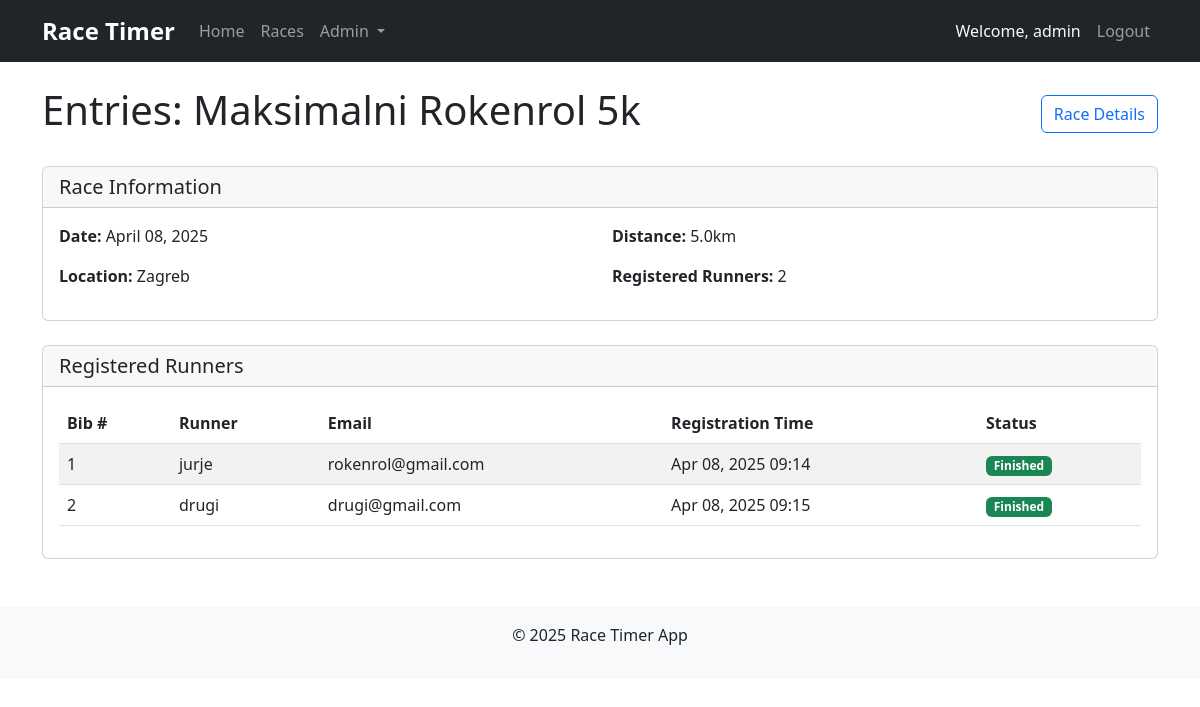
The page /admin/race/1/entries (signed in) on the database its author committed.
### models.py (models this page shows, shortened)
class User(db.Model, UserMixin):
    id = db.Column(db.Integer, primary_key=True)
    username = db.Column(db.String(80), unique=True, nullable=False)
    email = db.Column(db.String(120), unique=True, nullable=False)
    password_hash = db.Column(db.String(128))
    is_admin = db.Column(db.Boolean, default=False)
    created_at = db.Column(db.DateTime, default=datetime.utcnow)
    race_entries = db.relationship('RaceEntry', backref='runner', lazy=True)

class Race(db.Model):
    id = db.Column(db.Integer, primary_key=True)
    name = db.Column(db.String(100), nullable=False)
    description = db.Column(db.Text)
    location = db.Column(db.String(200))
    date = db.Column(db.Date, nullable=False)
    start_time = db.Column(db.Time)
    distance = db.Column(db.Float)  # in kilometers
    max_participants = db.Column(db.Integer)
    is_active = db.Column(db.Boolean, default=True)
    is_started = db.Column(db.Boolean, default=False)
    start_timestamp = db.Column(db.DateTime)
    created_at = db.Column(db.DateTime, default=datetime.utcnow)
    entries = db.relationship('RaceEntry', backref='race', lazy=True)

class RaceEntry(db.Model):
    id = db.Column(db.Integer, primary_key=True)
    bib_number = db.Column(db.Integer, nullable=False)
    race_id = db.Column(db.Integer, db.ForeignKey('race.id'), nullable=False)
    user_id = db.Column(db.Integer, db.ForeignKey('user.id'), nullable=False)
    registration_time = db.Column(db.DateTime, default=datetime.utcnow)
    start_time = db.Column(db.DateTime)  # When the race started
    finish_time = db.Column(db.DateTime)  # When runner finished
    status = db.Column(db.String(20), default='registered')  # registered, started, finished, DNF

### app.py (the view)
@app.route('/admin/race/<int:race_id>/entries')
@login_required
def race_entries(race_id):
    if not current_user.is_admin:
        flash('Access denied: Admin privileges required.')
        return redirect(url_for('index'))
    race = Race.query.get_or_404(race_id)
    entries = RaceEntry.query.filter_by(race_id=race_id).join(User).all()
    return render_template('admin/race_entries.html', race=race, entries=entries)

### app.py (called while the page is built)
@login_manager.user_loader
def load_user(user_id):
    return User.query.get(int(user_id))

### templates/admin/race_entries.html (shortened to what this page needs)
{% extends "base.html" %}
{% block content %}
<div class="d-flex justify-content-between align-items-center mb-4">
    <h1>Entries: {{ race.name }}</h1>
    <div>
        <a href="{{ url_for('race_details', race_id=race.id) }}" class="btn btn-outline-primary">Race Details</a>
    </div>
</div>
<div class="card mb-4">
    <div class="card-header">
        <div class="d-flex justify-content-between align-items-center">
            <h5 class="mb-0">Race Information</h5>
        </div>
    </div>
    <div class="card-body">
        <div class="row">
            <div class="col-md-6">
                <p><strong>Date:</strong> {{ race.date.strftime('%B %d, %Y') }}</p>
                <p><strong>Location:</strong> {{ race.location }}</p>
            </div>
            <div class="col-md-6">
                {% if race.distance %}
                <p><strong>Distance:</strong> {{ race.distance }}km</p>
                {% endif %}
                <p><strong>Registered Runners:</strong> {{ entries|length }}</p>
            </div>
        </div>
    </div>
</div>
{% if entries %}
<div class="card">
    <div class="card-header">
        <h5 class="mb-0">Registered Runners</h5>
    </div>
    <div class="card-body">
        <div class="table-responsive">
            <table class="table table-striped table-hover">
                <thead>
                    <tr>
                        <th>Bib #</th>
                        <th>Runner</th>
                        <th>Email</th>
                        <th>Registration Time</th>
                        <th>Status</th>
                    </tr>
                </thead>
                <tbody>
                    {% for entry in entries %}
                    <tr>
                        <td>{{ entry.bib_number }}</td>
                        <td>{{ entry.runner.username }}</td>
                        <td>{{ entry.runner.email }}</td>
                        <td>{{ entry.registration_time.strftime('%b %d, %Y %H:%M') }}</td>
                        <td>
                            {% if entry.status == 'registered' %}
                            <span class="badge bg-info">Registered</span>
                            {% elif entry.status == 'started' %}
                            <span class="badge bg-warning">Started</span>
                            {% elif entry.status == 'finished' %}
                            <span class="badge bg-success">Finished</span>
                            {% elif entry.status == 'DNF' %}
                            <span class="badge bg-danger">DNF</span>
                            {% endif %}
                        </td>
                    </tr>
                    {% endfor %}
                </tbody>
            </table>
        </div>
    </div>
</div>
{% else %}
<div class="alert alert-info">
    No runners have registered for this race yet.
</div>
{% endif %}
{% endblock %}

### templates/base.html (shortened to what this page needs)
<!DOCTYPE html>
<html lang="en">
<head>
    <link href="https://cdn.jsdelivr.net/npm/bootstrap@5.3.0-alpha1/dist/css/bootstrap.min.css" rel="stylesheet">
    <link href="{{ url_for('static', filename='css/style.css') }}" rel="stylesheet">
</head>
<body>
    <nav class="navbar navbar-expand-lg navbar-dark bg-dark">
        <div class="container">
            <a class="navbar-brand" href="{{ url_for('index') }}">Race Timer</a>
            <div class="collapse navbar-collapse" id="navbarNav">
                <ul class="navbar-nav me-auto">
                    <li class="nav-item">
                        <a class="nav-link" href="{{ url_for('index') }}">Home</a>
                    </li>
                    <li class="nav-item">
                        <a class="nav-link" href="{{ url_for('races') }}">Races</a>
                    </li>
                    {% if current_user.is_authenticated and current_user.is_admin %}
                    <li class="nav-item dropdown">
                        <a class="nav-link dropdown-toggle" href="#" id="adminDropdown" role="button" data-bs-toggle="dropdown">
                            Admin
                        </a>
                    </li>
                    {% endif %}
                </ul>
                <ul class="navbar-nav">
                    {% if current_user.is_authenticated %}
                    <li class="nav-item">
                        <span class="nav-link text-light">Welcome, {{ current_user.username }}</span>
                    </li>
                    <li class="nav-item">
                        <a class="nav-link" href="{{ url_for('logout') }}">Logout</a>
                    </li>
                    {% endif %}
                </ul>
            </div>
        </div>
    </nav>
    <main class="container mt-4">
        {% block content %}{% endblock %}
    </main>
    <footer class="mt-5 py-3 bg-light">
        <div class="container text-center">
            <p>&copy; 2025 Race Timer App</p>
        </div>
    </footer>
</body>
</html>

### static/css/style.css (style rules this page uses)
body { padding-bottom: 60px; }
.navbar-brand { font-weight: bold; font-size: 1.5rem; }
footer { background-color: #f8f9fa; padding: 20px 0; margin-top: 40px; }

### rows shown on the page
User: username "admin"
Race: name "Maksimalni Rokenrol 5k", date "April 08, 2025", location "Zagreb", distance "5.0"
RaceEntry: bib_number "1", runner.username "jurje", runner.email "rokenrol@gmail.com", registration_time "Apr 08, 2025 09:14", status "Finished"
RaceEntry: bib_number "2", runner.username "drugi", runner.email "drugi@gmail.com", registration_time "Apr 08, 2025 09:15", status "Finished"

### other values the page prints
{{ entries|length }} "2"
